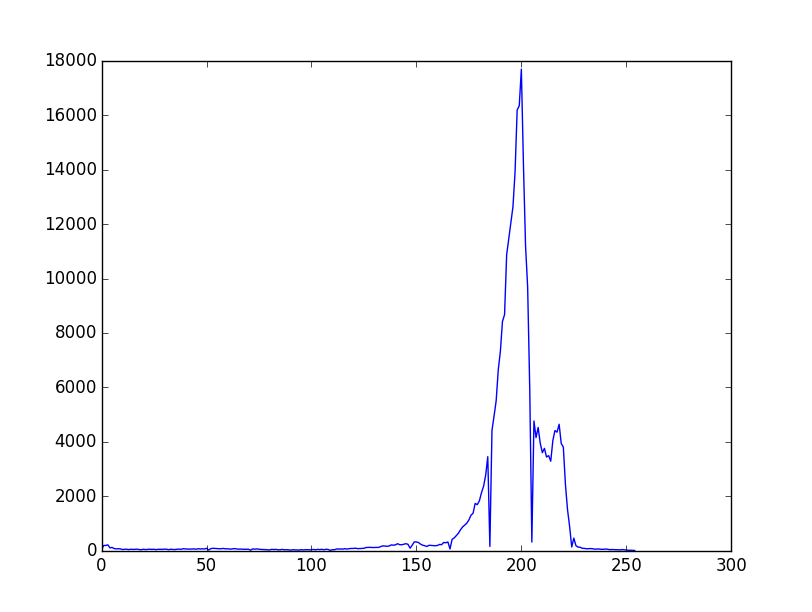
#> input picture histo1.png, 812 x 612 px
$ python color_kmeans.py --image histo1.png --clusters 3   (Python 2 division)
#> lines starting #> are read from the running program, lines starting #| are printed output that depends on the picture
### utils.py
# import the necessary packages
import numpy as np
import cv2
import matplotlib.pyplot as plt

def centroid_histogram(clt):
	# grab the number of different clusters and create a histogram
	# based on the number of pixels assigned to each cluster
	numLabels = np.arange(0, len(np.unique(clt.labels_)) + 1)
	(hist, _) = np.histogram(clt.labels_, bins = numLabels)

	# normalize the histogram, such that it sums to one
	hist = hist.astype("float")
	hist /= hist.sum()
	plt.plot(hist)

	# return the histogram
	return hist

def plot_colors(hist, centroids):
	# initialize the bar chart representing the relative frequency
	# of each of the colors
	bar = np.zeros((50, 300, 3), dtype = "uint8")
	startX = 0

	# loop over the percentage of each cluster and the color of
	# each cluster
	for (percent, color) in zip(hist, centroids):
		# plot the relative percentage of each cluster
		endX = startX + (percent * 300)
		cv2.rectangle(bar, (int(startX), 0), (int(endX), 50),
			color.astype("uint8").tolist(), -1)
		startX = endX

	# return the bar chart
	return bar

### color_kmeans.py
#main.py

# import the necessary packages
from sklearn.cluster import KMeans
import matplotlib.pyplot as plt
import argparse
import utils
import cv2

# construct the argument parser and parse the arguments
ap = argparse.ArgumentParser()
ap.add_argument("-i", "--image", required = True, help = "Path to the image")
ap.add_argument("-c", "--clusters", required = True, type = int,
	help = " $ of clusters")
args = vars(ap.parse_args())

# load the image and convert it from BGR to RGB so that
# we can dispaly it with matplotlib
image = cv2.imread(args["image"])
#> image is the input picture: shape (612, 812, 3); mean B, G, R 252, 250.7, 250.7
image = cv2.cvtColor(image, cv2.COLOR_BGR2RGB)

# show our image
plt.figure()
plt.axis("off")
plt.imshow(image)

# reshape the image to be a list of pixels
image = image.reshape((image.shape[0] * image.shape[1], 3))

# cluster the pixel intensities
clt = KMeans(n_clusters = args["clusters"])
clt.fit(image)

# build a histogram of clusters and then create a figure
# representing the number of pixels labeled to each color
hist = utils.centroid_histogram(clt)
bar = utils.plot_colors(hist, clt.cluster_centers_)
#> after the loop in plot_colors, `for (percent, color) in zip(hist, centroids):`:
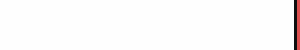
#> bar: shape (50, 300, 3); mean of channels 0, 1, 2 249.9, 249.9, 251.3; drawn as B, G, R

# show our color bart
plt.figure()
#plt.axis("off")
plt.imshow(bar)
plt.plot(hist)
plt.show()
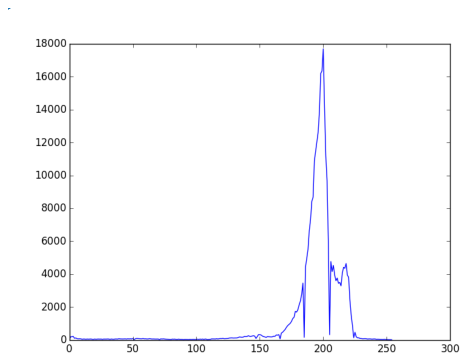
#> figure drawn by matplotlib, 1 panel
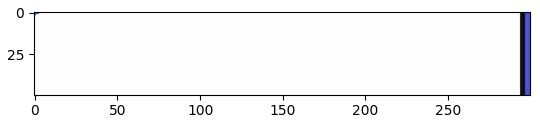
#> figure drawn by matplotlib, 1 panel

#print clt
print clt.cluster_centers_
